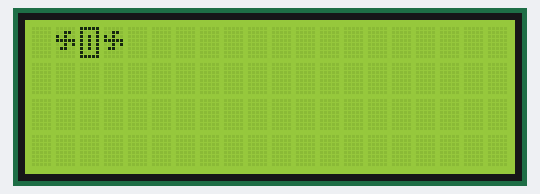
Simulated run of this sketch. Board: Arduino Uno, built with avr-gcc and run on an emulated ATmega328P. On the bench: 20×4 character LCD.

Above: at 0.1 s.
At 4.6 s:
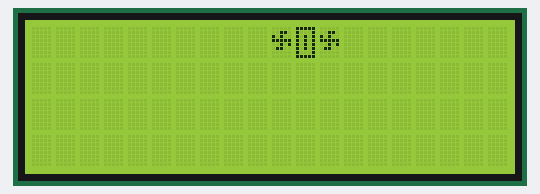
At 9.7 s:
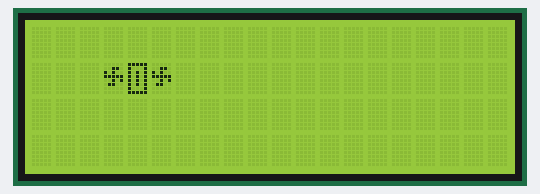
At 19.7 s:
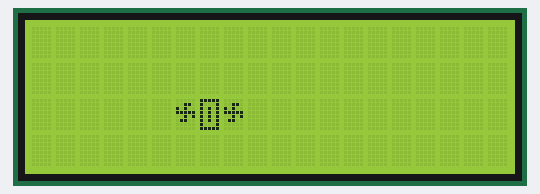
At 29.2 s:
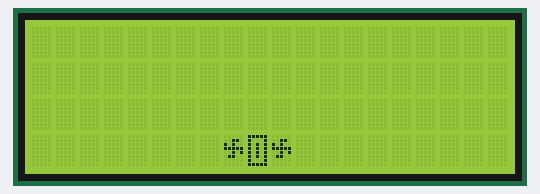
At 39.2 s:
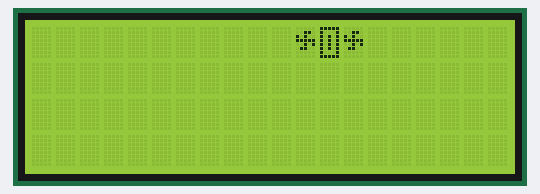

Measured:
- what the display in image 1 shows lasts 0.5 s, from 4.6 s to 5.1 s

The sketch:

LCD_16x2_I2c_Custom_Char.ino
```cpp
// Created Nov. 14, 2017
// by David Osorio

#include <Wire.h>
#include <LiquidCrystal_I2C.h>  // F Malpartida's NewliquidCrystal_1.3.4 library

// This macro sets the LCD I2C address
// Define I2C Address (upload I2C_Scanner.ino first to make sure. Usually it's 0x27)
#define I2C_ADDR    0x27

// Set the LCD address to 0x27 for a 20 chars, 4 line display
// Set the pins on the I2C chip used for LCD connections:
//                    addr, en,rw,rs,d4,d5,d6,d7,bl,blpol
LiquidCrystal_I2C lcd(I2C_ADDR, 2, 1, 0, 4, 5, 6, 7, 3, POSITIVE);

// This macro displays and scrolls 3 custom symbols for each of the 4 rows (not 2 lines)
#define macroWriteAndScroll\
{\
  lcd.write((byte)0);\
  lcd.write((byte)1);\
  lcd.write((byte)0);\
  for(int c=0;c<17;c++){\
    lcd.scrollDisplayRight();\
    delay(500);\
  }\
  lcd.clear();\
}\

byte symSwastika[] = {
  B00000,
  B00110,
  B10100,
  B11111,
  B00101,
  B01100,
  B00000,
  B00000
};

byte symTeacher[] = {
  B11111,
  B10001,
  B10101,
  B10101,
  B10101,
  B10101,
  B10001,
  B11111
};


void setup() {
  // Reference:
  // You should define the chars AFTER calling lcd.begin()
  // https://forum.arduino.cc/index.php?topic=397754.0

  // Initialize the lcd and create custom symbols
  lcd.begin (20,4);
  lcd.createChar(0, symSwastika);
  lcd.createChar(1, symTeacher);
  lcd.clear();
}

void loop() {
  macroWriteAndScroll // Row 1 (line 0)

  lcd.setCursor(0,1); // Row 2 (line 1)
  macroWriteAndScroll

  lcd.setCursor(20,0); // Row 3 (line 0)
  macroWriteAndScroll

  lcd.setCursor(20,1); // Row 4 (line 1)
  macroWriteAndScroll
}
```
